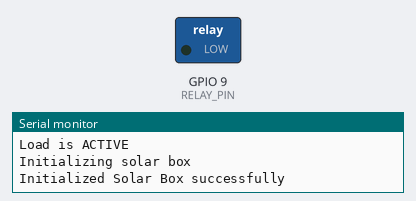
A program run on a simulated ESP32-C3. Shown: switched loads named in the program (green lamp = pin HIGH), the last lines printed to the serial monitor. Nothing arrives over Bluetooth unless stated; a phone connects over Bluetooth LE 3 s after start.

Above: at 0.1 s.
At 8.1 s:
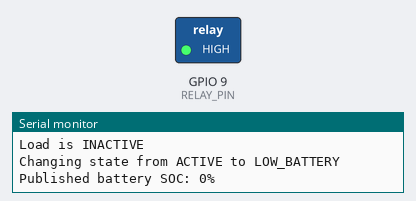
Timing chart, 0 to 9.6 s (numbered marks = the images above):
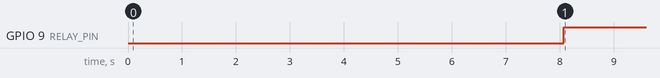

Measured:
- by itself, GPIO 9 (RELAY_PIN): LOW → HIGH at 8.1 s

The program:

main.cpp
```cpp
// #define ENABLE_OTA
// #include <soc/soc.h>
// #include <soc/rtc_cntl_reg.h>
#include <BLEDevice.h>
#include <BLEUtils.h>
#include <BLEServer.h>
#include <Arduino.h>
#include <ModbusMaster.h>
#include <SoftwareSerial.h>
#ifdef ENABLE_OTA
#include <WiFi.h>
#include <ESPAsyncWebServer.h>
#include <AsyncElegantOTA.h>
#include <ESPmDNS.h>
#endif
#include "ChargeController.h"
#include "LoadController.h"
#include "Publisher.h"

#define PROJECT_NAME "Solar Box"
#define MODEL_ESP32_C3

#ifdef MODEL_ESP32_CAM
#define RS232_TX_PIN 12
#define RS232_RX_PIN 13
#define RELAY_PIN 15
#endif

#ifdef MODEL_ESP32_C3
#define RS232_TX_PIN 6
#define RS232_RX_PIN 7
#define RELAY_PIN 9
#endif

SoftwareSerial rs232Serial(RS232_RX_PIN, RS232_TX_PIN);

#ifdef ENABLE_OTA
const char *WIFI_SSID = "Herman";
const char *WIFI_PASS = "pooppoop";
AsyncWebServer otaServer(80);
#endif

class SolarBox : public BLEServerCallbacks, public BLECharacteristicCallbacks
{
private:
    BLEServer *pServer;
    BLEService *pTriggerService;
    BLECharacteristic *pTriggerLoadCharacteristic;
    BLECharacteristic *pTriggerStateCharacteristic;
    uint8_t clientConnectedCount = 0;
    LoadController loadController;
    RenogyChargeController chargeController;
    BLEPublisher publisher;

public:
    void begin()
    {
        BLECharacteristic *pCharacteristic;
        loadController.begin(RELAY_PIN);
        rs232Serial.begin(9600, SWSERIAL_8N1);
        chargeController.begin(rs232Serial);

        BLEDevice::init(PROJECT_NAME);
        Serial.println("Initializing solar box");

        this->pServer = BLEDevice::createServer();
        this->pServer->setCallbacks(this);
        this->publisher.begin(this->pServer);

        // Init trigger service to take inputs from clients
        this->pTriggerService = this->pServer->createService(BLEUUID("385cc70e-8a8c-4827-abc0-d01385aa0574"));
        this->pTriggerLoadCharacteristic = this->pTriggerService->createCharacteristic(BLEUUID("287651ed-3fda-42f4-92c6-7aaca7da634c"),
                                                                                       BLECharacteristic::PROPERTY_WRITE |
                                                                                           BLECharacteristic::PROPERTY_READ |
                                                                                           BLECharacteristic::PROPERTY_NOTIFY);
        this->pTriggerLoadCharacteristic->setCallbacks(this);
        this->pTriggerStateCharacteristic = this->pTriggerService->createCharacteristic(BLEUUID("287651ed-3fda-42f4-92c6-7aaca7da634d"),
                                                                                        BLECharacteristic::PROPERTY_READ |
                                                                                            BLECharacteristic::PROPERTY_NOTIFY);
        this->pTriggerService->addCharacteristic(this->pTriggerLoadCharacteristic);
        this->pTriggerService->addCharacteristic(this->pTriggerStateCharacteristic);
        this->pTriggerService->start();
        uint16_t value = 0;
        this->pTriggerLoadCharacteristic->setValue(value);
        this->pTriggerStateCharacteristic->setValue(this->loadController.getState());

        BLEAdvertising *pAdvertising = this->pServer->getAdvertising();
        pAdvertising->addServiceUUID(this->pTriggerService->getUUID());
        pAdvertising->setScanResponse(false);
        pAdvertising->setMinPreferred(0x06);
        pAdvertising->start();

        Serial.println("Initialized Solar Box successfully");
    }

    virtual void onConnect(BLEServer *pServer)
    {
        this->clientConnectedCount++;
        pServer->startAdvertising();
        Serial.printf("Client got connected. %u clients are connected\n", this->clientConnectedCount);
    }

    virtual void onDisconnect(BLEServer *pServer)
    {
        this->clientConnectedCount--;
        Serial.printf("Client got disconnected. %u clients are connected\n", this->clientConnectedCount);
    }

    virtual void onWrite(BLECharacteristic *pCharacteristic, esp_ble_gatts_cb_param_t *param)
    {
        this->loadController.enable(*(bool *)pCharacteristic->getData());
    }

    void update()
    {
        this->chargeController.update();
        ChargeControllerState state = this->chargeController.state();
        this->loadController.update(state);

        if (this->clientConnectedCount > 0)
        {
            // the built-in red led works with inverted signals
            this->publisher.publish(state);
            uint16_t loadControllerEnabled = this->loadController.isActive() ? 1 : 0;
            printf("Load is %s\n", this->loadController.isActive() ? "ENABLED" : "DISABLED");
            this->pTriggerLoadCharacteristic->setValue(loadControllerEnabled);
            this->pTriggerLoadCharacteristic->notify();
            this->pTriggerStateCharacteristic->setValue(this->loadController.getState());
            this->pTriggerStateCharacteristic->notify();
        }
    }
} solarBox;

void setup()
{
    // WRITE_PERI_REG(RTC_CNTL_BROWN_OUT_REG, 0);
    Serial.begin(9600);
    Serial.printf("Set CPU frequency to %u Mhz\n", getCpuFrequencyMhz());
    Serial.println("Starting solar charge monitor");

#ifdef ENABLE_OTA
    WiFi.mode(WIFI_STA);
    WiFi.setAutoReconnect(true);
    WiFi.begin(WIFI_SSID, WIFI_PASS);
    // Wait for connection
    while (WiFi.status() != WL_CONNECTED)
    {
        delay(500);
        Serial.print(".");
    }

    if (!MDNS.begin("esp32"))
    {
        Serial.println("Error setting up MDNS responder!");
    }

    AsyncElegantOTA.begin(&otaServer);
    otaServer.begin();
    // Add service to MDNS-SD
    MDNS.addService("http", "tcp", 80);
#endif

    solarBox.begin();
}

void loop()
{
    solarBox.update();
    delay(1000);
}
```

ChargeController.h
```cpp
#pragma once
#include <Arduino.h>
#include <ModbusMaster.h>

struct ChargeControllerState
{
public:
    float pvVoltage = 0.0;
    float pvCurrent = 0.0;
    uint16_t pvPower = 0;
    float batteryVoltage = 0.0;
    uint16_t batterySOC = 0.0;
};

class ChargeController
{
public:
    virtual void update() = 0;
    virtual ChargeControllerState state()
    {
        return this->currentState;
    }

protected:
    ChargeControllerState currentState;
};

class RenogyChargeController : public ChargeController
{
public:
    void begin(Stream &serial);
    virtual void update();

private:
    ModbusMaster node;
};
```

LoadController.h
```cpp
#pragma once
#include <Arduino.h>
#include "ChargeController.h"

#define LOAD_PV_WATT_CUTOFF 8
#define BATTERY_SOC_CUTOFF 10
#define SECOND_IN_MILLIS ((uint64_t)1000)
#define MINUTE_IN_MILLIS (SECOND_IN_MILLIS * 60)
#define HOUR_IN_MILLIS (MINUTE_IN_MILLIS * 60)
#define LOAD_TIMEOUT_IN_MILLIS (1 * HOUR_IN_MILLIS)
#define DELAY_AFTER_ERROR_IN_MILLIS (1 * HOUR_IN_MILLIS)

/**
 * INACTIVE -> ACTIVE
 *                |> LOW_BATTERY
 *                |> LOW_PV_INPUT
 */
enum LoadControllerState
{
    INACTIVE,
    ACTIVE,
    LOW_PV_INPUT,
    LOW_BATTERY,
};

class LoadController
{
public:
    void begin(uint8_t loadPin);
    void enable(bool flag);
    void update(ChargeControllerState &state);
    bool isActive();
    const char *getState();

private:
    uint64_t lastHighPVInputAt = 0;
    uint64_t lastErrorAt = 0;
    LoadControllerState state = LoadControllerState::INACTIVE;
    uint8_t loadPin;
    void trigger(bool activate);
};
```

Publisher.h
```cpp
#pragma once
#include <Arduino.h>
#include "ChargeController.h"
#include <BLEServer.h>

class Publisher
{
public:
    virtual void publish(ChargeControllerState &state) = 0;
};

class BLEPublisher : public Publisher
{
public:
    void begin(BLEServer *pServer);
    void publish(ChargeControllerState &state);

private:
    uint8_t clientConnectedCount = 0;

    BLEService *pBatteryService;
    BLECharacteristic *pBatteryLevelCharacteristic;

    BLEService *pPVService;
    BLECharacteristic *pPVVoltageCharacteristic;
    BLECharacteristic *pPVCurrentCharacteristic;
    BLECharacteristic *pPVPowerCharacteristic;

    BLEService *pTriggerService;
    BLECharacteristic *pTriggerLoadCharacteristic;
};
```

ChargeController.cpp
```cpp
#include "ChargeController.h"

static uint16_t voltageToSOC(uint16_t voltage)
{
    static uint16_t socTable[][2] = {
        {136, 100},
        {134, 99},
        {133, 90},
        {132, 70},
        {131, 40},
        {130, 30},
        {129, 20},
        {128, 17},
        {125, 14},
        {124, 13},
        {123, 12},
        {122, 11},
        {121, 10},
        {120, 9},
        {100, 0},
    };
    static size_t socTableLength = sizeof(socTable) / sizeof(socTable[0]);
    for (size_t i = 0; i < socTableLength; i++)
    {
        if (voltage >= socTable[i][0])
        {
            return socTable[i][1];
        }
    }

    return 0;
}

void RenogyChargeController::begin(Stream &serial)
{
    // TODO: fix slave id assignment to be dynamic
    this->node.begin(1, serial);
}

void RenogyChargeController::update()
{
    uint8_t result;
    uint16_t value = 0;
    float voltage = 0;

    // Battery Voltage
    result = node.readHoldingRegisters(0x101, 2);
    if (result == node.ku8MBSuccess)
    {
        value = node.getResponseBuffer(0);
        voltage = static_cast<float>(value) * 0.1;
        this->currentState.batteryVoltage = voltage;
        this->currentState.batterySOC = voltageToSOC(value);
    }
    Serial.printf("Got battery voltage: %u (0x%02x)\n", value, result);

    // PV Voltage
    result = node.readHoldingRegisters(0x107, 2);
    if (result == node.ku8MBSuccess)
    {
        value = node.getResponseBuffer(0);
        voltage = static_cast<float>(value) * 0.1;
        this->currentState.pvVoltage = voltage;
    }
    Serial.printf("Got pv voltage: %u (0x%02x)\n", value, result);

    // PV Current
    result = node.readHoldingRegisters(0x108, 2);
    if (result == node.ku8MBSuccess)
    {
        value = node.getResponseBuffer(0);
        float current = static_cast<float>(value) * 0.01;
        this->currentState.pvCurrent = current;
    }
    Serial.printf("Got pv current: %u (0x%02x)\n", value, result);

    // PV Power
    result = node.readHoldingRegisters(0x109, 2);
    if (result == node.ku8MBSuccess)
    {
        value = node.getResponseBuffer(0);
        this->currentState.pvPower = value;
    }
    Serial.printf("Got pv power: %u (0x%02x)\n", value, result);
}
```

LoadController.cpp
```cpp
#include "LoadController.h"

static const char *stateToStr(LoadControllerState state)
{
    static const char *table[] = {
        "INACTIVE",
        "ACTIVE",
        "LOW_PV_INPUT",
        "LOW_BATTERY",
    };

    return table[state];
}

void LoadController::begin(uint8_t loadPin)
{
    this->loadPin = loadPin;
    pinMode(loadPin, OUTPUT);
    this->enable(true);
}

const char *LoadController::getState()
{
    return stateToStr(this->state);
}

void LoadController::trigger(bool activate)
{
    Serial.printf("Load is %s\n", activate ? "ACTIVE" : "INACTIVE");
    digitalWrite(this->loadPin, activate ? LOW : HIGH);
}

void LoadController::enable(bool flag)
{
    if (flag)
    {
        if (this->state != LoadControllerState::INACTIVE)
        {
            return;
        }

        this->trigger(true);
        this->lastHighPVInputAt = millis();
        this->lastErrorAt = 0;
        this->state = LoadControllerState::ACTIVE;
    }
    else
    {
        this->trigger(false);
        this->state = LoadControllerState::INACTIVE;
    }
}

bool LoadController::isActive()
{
    return this->state != LoadControllerState::INACTIVE;
}

void LoadController::update(ChargeControllerState &state)
{
    LoadControllerState nextState = this->state;

    switch (this->state)
    {
    case LoadControllerState::INACTIVE:
        break;
    case LoadControllerState::ACTIVE:
        if (state.batterySOC < BATTERY_SOC_CUTOFF)
        {
            nextState = LoadControllerState::LOW_BATTERY;
        }
        else if (state.pvPower < LOAD_PV_WATT_CUTOFF)
        {
            uint64_t delaySinceLastHighPVInput = millis() - this->lastHighPVInputAt;
            if (delaySinceLastHighPVInput > LOAD_TIMEOUT_IN_MILLIS)
            {
                nextState = LoadControllerState::LOW_PV_INPUT;
            }
        }
        else
        {
            this->lastHighPVInputAt = millis();
        }
        break;
    case LoadControllerState::LOW_BATTERY:
        if (state.batterySOC >= BATTERY_SOC_CUTOFF)
        {
            nextState = LoadControllerState::ACTIVE;
        }
        break;
    case LoadControllerState::LOW_PV_INPUT:
        if (state.pvPower >= LOAD_PV_WATT_CUTOFF)
        {
            nextState = LoadControllerState::ACTIVE;
        }
        break;
    }

    if (nextState == this->state)
    {
        return;
    }

    if (nextState == LoadControllerState::LOW_BATTERY || nextState == LoadControllerState::LOW_PV_INPUT)
    {
        this->lastErrorAt = millis();
        this->trigger(false);
    }
    else if (nextState == LoadControllerState::ACTIVE)
    {
        uint64_t delaySinceLastError = millis() - this->lastErrorAt;
        if (delaySinceLastError > DELAY_AFTER_ERROR_IN_MILLIS)
        {
            this->trigger(true);
        }
        else
        {
            // Within error delay window, cancel state transition
            nextState = this->state;
        }
    }

    printf("Changing state from %s to %s\n", stateToStr(this->state), stateToStr(nextState));
    this->state = nextState;
}
```

Publisher.cpp
```cpp
#include "Publisher.h"

void BLEPublisher::begin(BLEServer *pServer)
{

    // Init battery service
    this->pBatteryService = pServer->createService(BLEUUID((uint16_t)0x180F));
    this->pBatteryLevelCharacteristic = this->pBatteryService->createCharacteristic(BLEUUID((uint16_t)0x2A19),
                                                                                    BLECharacteristic::PROPERTY_READ |
                                                                                        BLECharacteristic::PROPERTY_NOTIFY);
    this->pBatteryService->addCharacteristic(this->pBatteryLevelCharacteristic);
    this->pBatteryService->start();

    // Init PV service
    this->pPVService = pServer->createService(BLEUUID("b871a2ee-1651-47ac-a22c-e340d834c1ef"));
    this->pPVVoltageCharacteristic = this->pPVService->createCharacteristic(BLEUUID("46e98325-92b7-4e5f-84c9-8edcbd9338db"),
                                                                            BLECharacteristic::PROPERTY_READ |
                                                                                BLECharacteristic::PROPERTY_NOTIFY);
    this->pPVCurrentCharacteristic = this->pPVService->createCharacteristic(BLEUUID("91b3d4db-550b-464f-8127-16eeb209dd1d"),
                                                                            BLECharacteristic::PROPERTY_READ |
                                                                                BLECharacteristic::PROPERTY_NOTIFY);
    this->pPVPowerCharacteristic = this->pPVService->createCharacteristic(BLEUUID("2c85bbb9-0e1a-4bbb-8315-f7cc29831515"),
                                                                          BLECharacteristic::PROPERTY_READ |
                                                                              BLECharacteristic::PROPERTY_NOTIFY);
    this->pPVService->addCharacteristic(this->pPVVoltageCharacteristic);
    this->pPVService->addCharacteristic(this->pPVCurrentCharacteristic);
    this->pPVService->addCharacteristic(this->pPVPowerCharacteristic);
    this->pPVService->start();

    BLEAdvertising *pAdvertising = pServer->getAdvertising();
    pAdvertising->addServiceUUID(this->pBatteryService->getUUID());
    pAdvertising->addServiceUUID(this->pPVService->getUUID());
}

void BLEPublisher::publish(ChargeControllerState &state)
{
    this->pBatteryLevelCharacteristic->setValue(state.batterySOC);
    this->pBatteryLevelCharacteristic->notify();
    printf("Published battery SOC: %u%%\n", state.batterySOC);

    this->pPVVoltageCharacteristic->setValue(state.pvVoltage);
    this->pPVVoltageCharacteristic->notify();
    printf("Published PV Voltage: %.2fV\n", state.pvVoltage);

    this->pPVCurrentCharacteristic->setValue(state.pvCurrent);
    this->pPVCurrentCharacteristic->notify();
    printf("Published PV Current: %.2fA\n", state.pvCurrent);

    this->pPVPowerCharacteristic->setValue(state.pvPower);
    this->pPVPowerCharacteristic->notify();
    printf("Published PV Power: %uW\n", state.pvPower);
}
```
